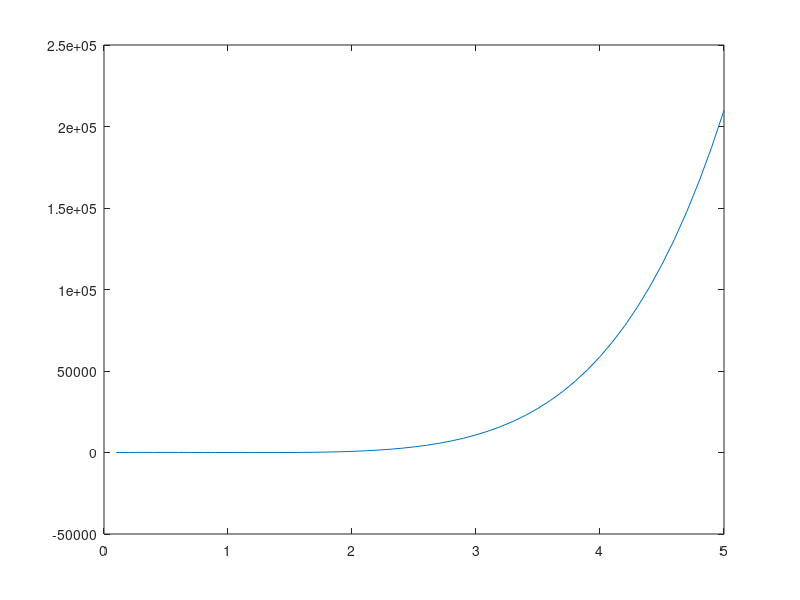

MATLAB code for this plot:
2;

function y = f(x)
  y = (x-1)^2 * (x+3)^3 * (x^2-x-1);
endfunction

function y = fprime(x)
  y = x * (x - 1) * (x + 3)^2 * (7 * x^2 + x - 16);
endfunction

function y = fdiv(x)
  y = ((x-1) / (7 * x^2 + x - 16)) * ((x + 3) * (x^2 - x - 1) / x)
endfunction

xCoordinate = 0.1:0.1:5;
yCoordinate = 0.1:0.1:5;
[n n] = size(xCoordinate);

for i=1:n
  yCoordinate(i) = fprime(xCoordinate(i));
endfor
  
plot(xCoordinate, yCoordinate);
#title ("Simple 2-D Plot");
#xlabel ("x");
#ylabel ("sin (x)");

function root = bisection(left, right, tolerance)
  display("doing bisection ...")
  iteration = 0;
  signright = sign(f(right));
  middle = left;
  do
    iteration += 1;
    lastmiddle = middle;
    middle = (left + right) / 2.0;
    result = f(middle);
    if(sign(result) == signright) right = middle;
    else left = middle;
    endif
  
  until (lastmiddle == middle || right-left < tolerance)
  root = middle;
  iteration
endfunction

function root = newton(x, tolerance)
  iteration = 0;
  do
    bf = x
    iteration += 1;
    # printf("Used the line y = %fx\n", fprime(x));
    if(fprime(x) == 0) break; endif
    x = x - f(x)/fprime(x);
  until (abs(x - bf)*2 < tolerance)
  root = x;
  iteration
endfunction

bisection(-4, -2.5, 1e-2)
bisection(-4, -2.5, 1e-4)
bisection(-4, -2.5, 1e-8)
bisection(-4, -2.5, 1e-16)

bisection(-1, -0.5, 1e-2)
bisection(-1, -0.5, 1e-4)
bisection(-1, -0.5, 1e-8)
bisection(-1, -0.5, 1e-16)

bisection(0.5, 1, 1e-2)
bisection(0.5, 1, 1e-4)
bisection(0.5, 1, 1e-8)
bisection(0.5, 1, 1e-16)


bisection(1.5, 2, 1e-2)
bisection(1.5, 2, 1e-4)
bisection(1.5, 2, 1e-8)
bisection(1.5, 2, 1e-16)

newton(-3.5, 1e-2)
newton(-3.5, 1e-4)
newton(-3.5, 1e-8)
newton(-3.5, 1e-16)

newton(-0.5, 1e-2)
newton(-0.5, 1e-4)
newton(-0.5, 1e-8)
newton(-0.5, 1e-16)

newton(0.5, 1e-2)
newton(0.5, 1e-4)
newton(0.5, 1e-8)
newton(0.5, 1e-16)

newton(2, 1e-2)
newton(2, 1e-4)
newton(2, 1e-8)
newton(2, 1e-16)